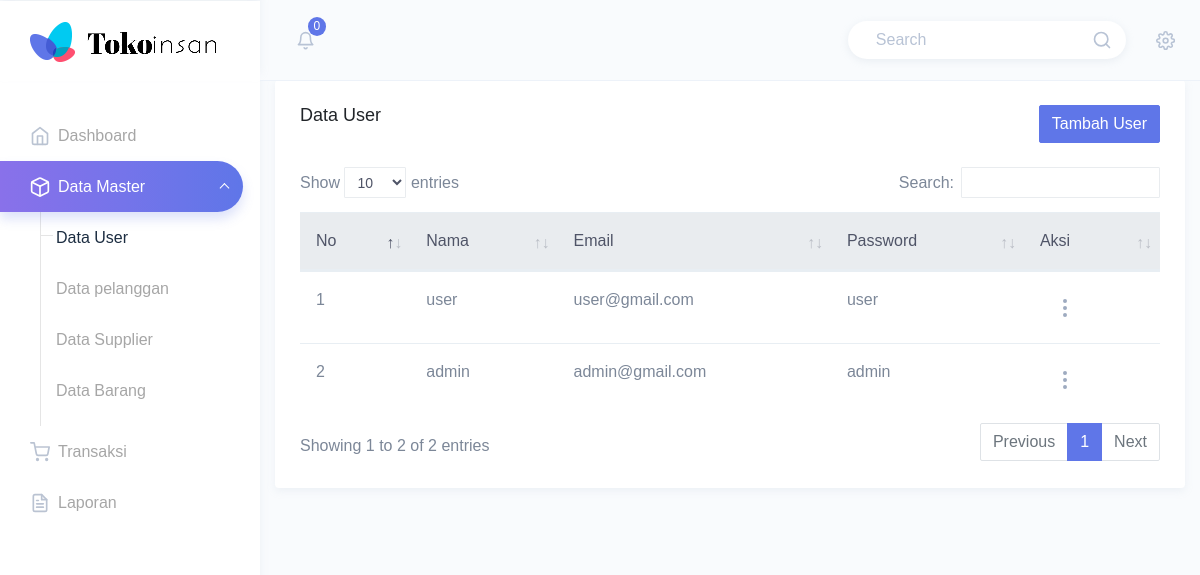
The app's page /views/daftaruser.php (signed in) with its own data.
### tables this page shows
CREATE TABLE `tbl_user`  (
  `id_user` int(10) NOT NULL AUTO_INCREMENT,
  `nama` varchar(50) NOT NULL,
  `email` varchar(20) NOT NULL,
  `password` varchar(6) NOT NULL,
  PRIMARY KEY (`id_user`) USING BTREE
);

### views/daftaruser.php (the view, shortened to what this page needs)
<?php
include "_header.php";
include "_menu.php";
include "../koneksi.php";
?>
<div class="page-wrapper">
    <div class="col-12">
        <div class="card">
            <div class="card-body">
                <div class="row">
                    <div class="col-md-6">
                        <h4 class="card-title">Data User</h4>
                    </div>
                    <div class="col-md-6 text-right">
                        <button type="button" class="btn btn-primary" data-toggle="modal" data-target="#myModal">Tambah User</button>
                    </div>
                </div>
                <div class="table-responsive mt-4">
                    <table id="zero_config" class="table">
                        <thead class="thead-light">
                            <tr>
                                <th scope="col">No</th>
                                <th scope="col">Nama</th>
                                <th scope="col">Email</th>
                                <th scope="col">Password</th>
                                <th scope="col">Aksi</th>
                            </tr>
                        </thead>
                        <tbody>
                            <?php $no = 1;
                            $query = $koneksi->query("select * from tbl_user");
                            while ($data = $query->fetch_assoc()) {
                            ?>
                                <tr>
                                    <th scope="row"><?php echo $no ?></th>
                                    <td><?php echo $data['nama'] ?></td>
                                    <td><?php echo $data['email'] ?></td>
                                    <td><?php echo $data['password'] ?></td>
                                    <td>
                                        <div class="dropdown sub-dropdown">
                                            <button class="btn btn-link text-muted dropdown-toggle" type="button" id="dd1" data-toggle="dropdown" aria-haspopup="true" aria-expanded="false">
                                                <i data-feather="more-vertical"></i>
                                            </button>
                                        </div>
                                    </td>
                                </tr>
                            <?php $no++;
                            }
                            ?>
                        </tbody>
                    </table>
                </div>
            </div>
        </div>
        <?php
        include "_footer.php";
        ?>

### records on screen
tbl_user: nama "user", email "user@gmail.com", password "user"
tbl_user: nama "admin", email "admin@gmail.com", password "admin"

### other values on screen
$sql->num_rows "0"
